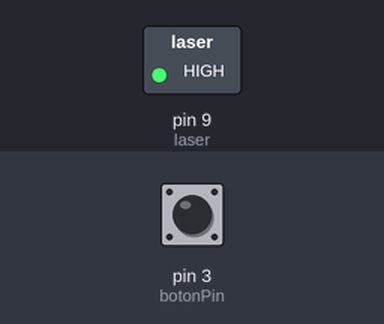
A sketch run on a simulated Arduino Uno, built with avr-gcc and run on an emulated ATmega328P. Shown: switched loads named in the sketch (green lamp = pin HIGH). The inputs (shaded band) are chosen by the test bench; at power-on: pin 3 (botonPin) LOW.

Above: at 1.2 s.
1.3 s: pin 3 (botonPin) pulled HIGH for 0.15 s
At 1.4 s:
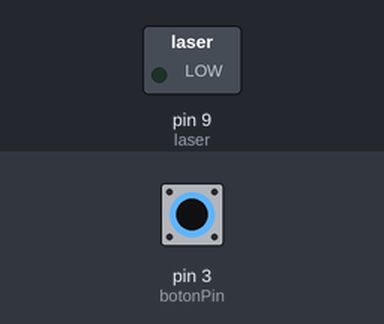
3.0 s: pin 3 (botonPin) pulled HIGH for 3.2 s
At 7.1 s:
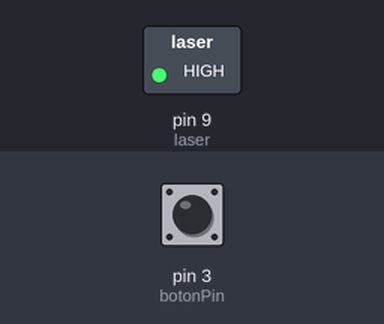
Timing chart, 0 to 8.6 s (numbered marks = the images above; inputs shaded):
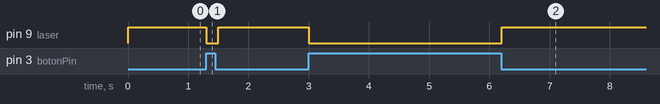

The sketch:

sensor_laser.ino
```cpp
int laser = 9;
int botonPin = 3;
void setup() {
  // put your setup code here, to run once:
  pinMode(botonPin,INPUT);
  pinMode(laser,OUTPUT);
}

void loop() {
  // put your main code here, to run repeatedly:
  int val = digitalRead(botonPin);
  if(val == HIGH)
    digitalWrite(laser, LOW);
  else
    digitalWrite(laser, HIGH);
  delay(100);
}
```

Measured:
- after the input at 1.3 s, pin 9 (laser): HIGH → LOW at once, → HIGH 0.20 s later
- after the input at 3.0 s, pin 9 (laser): HIGH → LOW at once, → HIGH 3.2 s later
